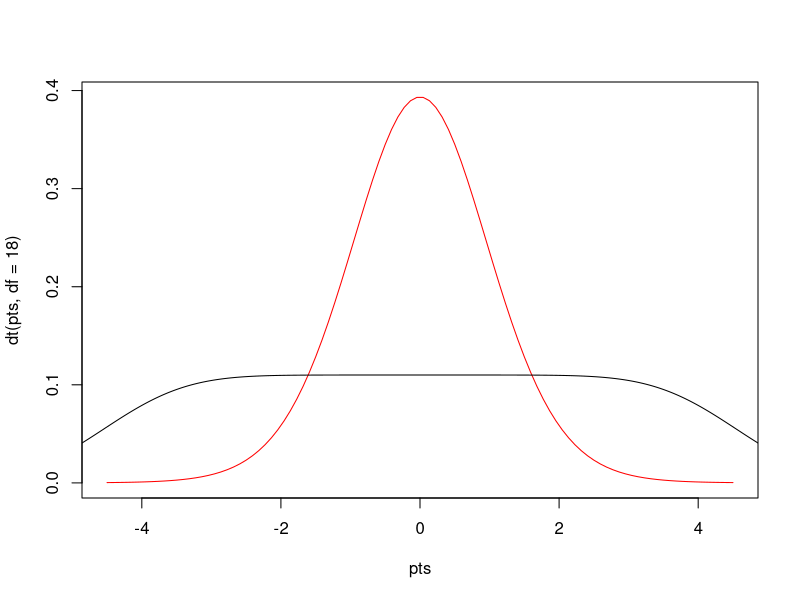
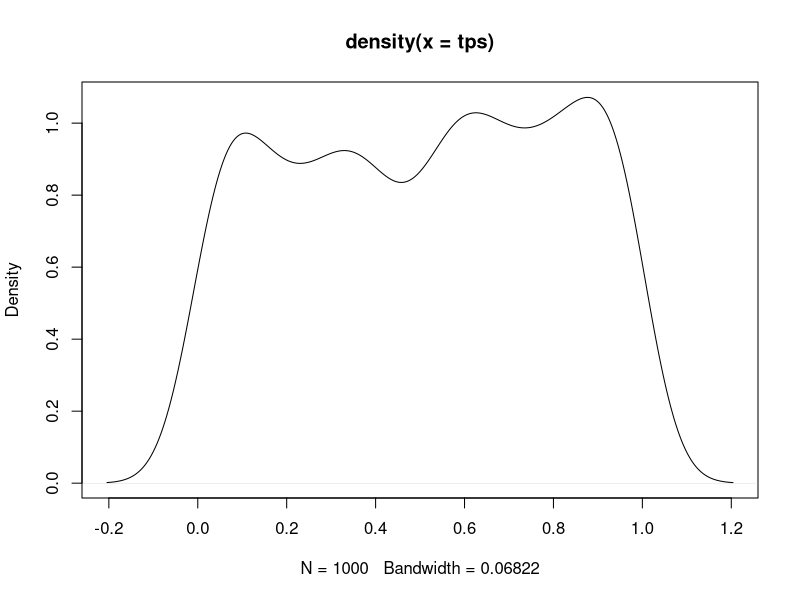

Recreate these plots in R, in order.
x = rnorm(10)
y = rnorm(10)
t.test(x, y)

ttest = t.test(x, y)
names(ttest)
ttest$statistic
ttest[['statistic']]



pts = seq(-4.5, 4.5, length = 100)
plot(pts, dt(pts, df = 18), col = "red", type = 'l')

lines(density(pts))


t.test(x, y)
t.test(x, y, var.equal = TRUE)


tps = replicate(1000, t.test(rnorm(10), rnorm(10))$p.value)
plot(density(tps))

# != <= >= => <- ||

x <- c(17, 19, 22, 25, 27, 28, 41, 45, 51, 55)
y <- c(14, 15, 15, 17, 18, 22, 25, 25, 27, 34)

var.test(x, y)

data <-
  data.frame(
    values = c(
      18,
      19,
      22,
      25,
      27,
      28,
      41,
      45,
      51,
      55,
      14,
      15,
      15,
      17,
      18,
      22,
      25,
      25,
      27,
      34
    ),
    group = rep(c('A', 'B')),
    each = 10
  )


var.test(values ~ group, data = data)

